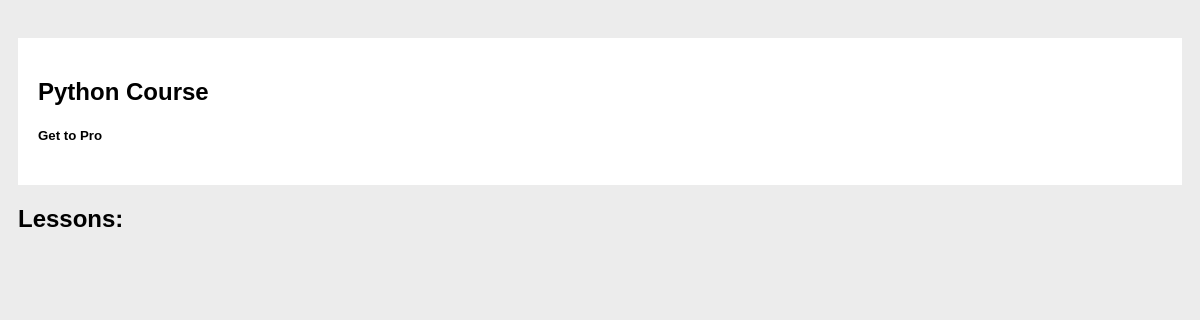
/onlinecourse/course/1/, run on an earlier commit of the app's database.
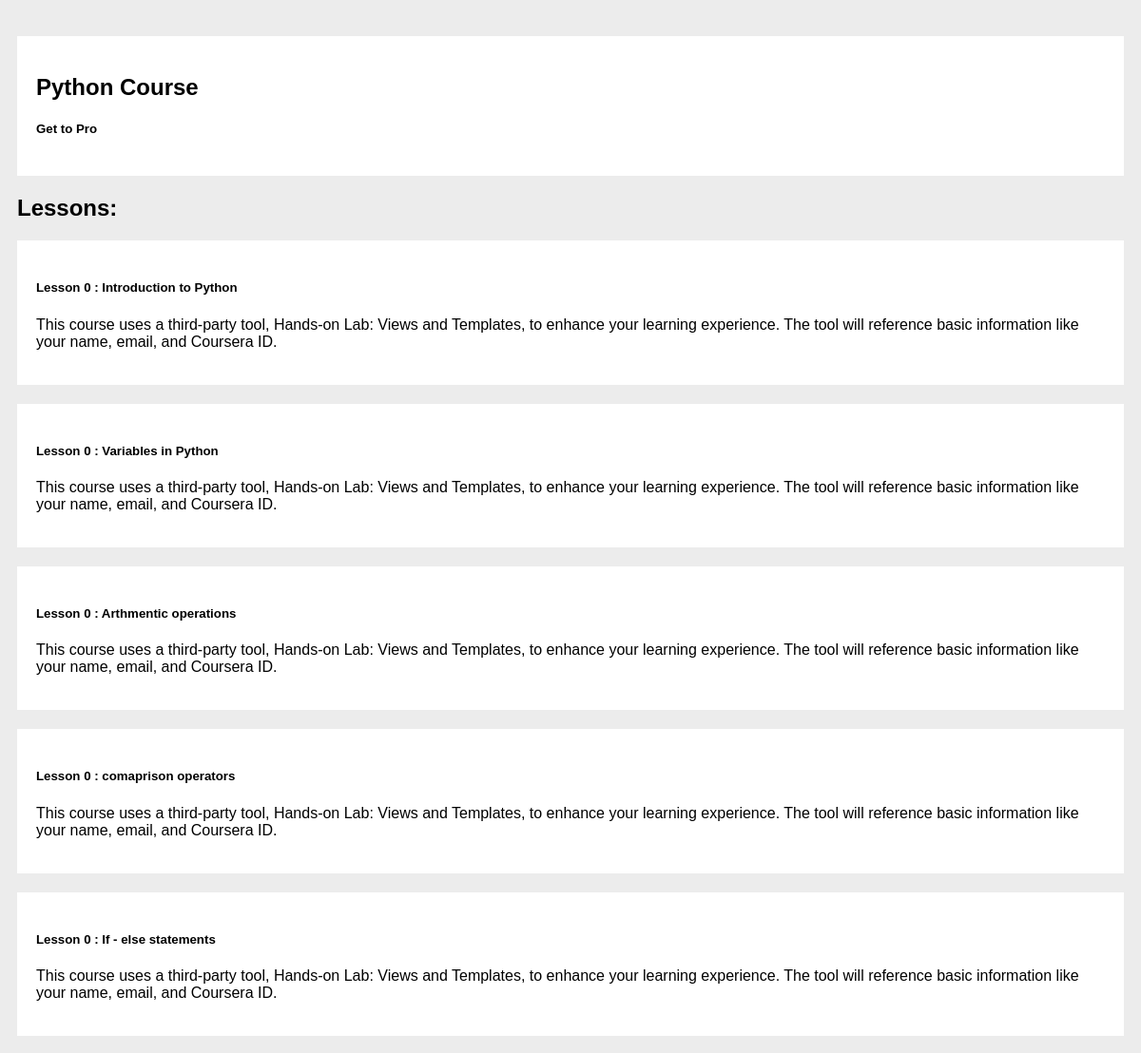
And on a later commit of the database.
### adminsite/models.py (models this page shows, shortened)
class Course(models.Model):
    name = models.CharField(null=False, max_length=30, default='online course')
    image = models.ImageField(upload_to='course_images/')
    description = models.CharField(max_length=1000)
    pub_date = models.DateField(null=True)
    instructors = models.ManyToManyField(Instructor)
    users = models.ManyToManyField(settings.AUTH_USER_MODEL, through='Enrollment')
    total_enrollment = models.IntegerField(default=0)
    is_enrolled = False

class Lesson(models.Model):
    title = models.CharField(max_length=200, default="title")
    order = models.IntegerField(default=0)
    course = models.ForeignKey(Course, on_delete=models.CASCADE)
    content = models.TextField()

### adminsite/views.py (the view)
class CourseDetailsView(View):
    def get(self, request, *args, **kwags):
        context = {}
        course_id = kwags.get('pk')
        try:
            course = Course.objects.get(pk=course_id)
            context = {
                'course': course
            }
            return render(request, 'adminsite/course_detail.html', context)
        except Course.DoesNotExist:
            raise Http404('The course with given Id is not available!!')

### adminsite/templates/adminsite/course_detail.html (shortened to what this page needs)
<!DOCTYPE html>
<html lang="en">
<head>
    {% load static %}
    <link rel="stylesheet" type="text/css" href="{% static 'css/course.css' %}">
</head>
<body>
    <div class="card">
        <h2>{{ course.name }}</h2>
        <h5>{{ course.description }}</h5>
    </div>
    <h2>Lessons: </h2>
    {% for lesson in course.lesson_set.all %}
    <div class="card">
        <h5>Lesson {{lesson.order}} : {{lesson.title}}</h5>
        <p>{{lesson.content}}</p>
    </div>
    {% endfor %}
</body>
</html>

### adminsite/static/css/course.css (style rules this page uses)
body { font-family: Arial, Helvetica, sans-serif; }
* { box-sizing: border-box }
body { font-family: Arial; padding: 10px; background: #ececec; }
.card { background-color: white; padding: 20px; margin-top: 20px; }

What changed in the data, as far as the page shows it:
added Lesson: order "0", title "Introduction to Python", content "This course uses a third-party tool, Hands-on Lab: Views and Templates, to enhance your learning experience. The tool will reference basic information like your name, email, and Coursera ID."
added Lesson: order "0", title "Variables in Python", content "This course uses a third-party tool, Hands-on Lab: Views and Templates, to enhance your learning experience. The tool will reference basic information like your name, email, and Coursera ID."
added Lesson: order "0", title "Arthmentic operations", content "This course uses a third-party tool, Hands-on Lab: Views and Templates, to enhance your learning experience. The tool will reference basic information like your name, email, and Coursera ID."
added Lesson: order "0", title "comaprison operators", content "This course uses a third-party tool, Hands-on Lab: Views and Templates, to enhance your learning experience. The tool will reference basic information like your name, email, and Coursera ID."
added Lesson: order "0", title "If - else statements", content "This course uses a third-party tool, Hands-on Lab: Views and Templates, to enhance your learning experience. The tool will reference basic information like your name, email, and Coursera ID."
